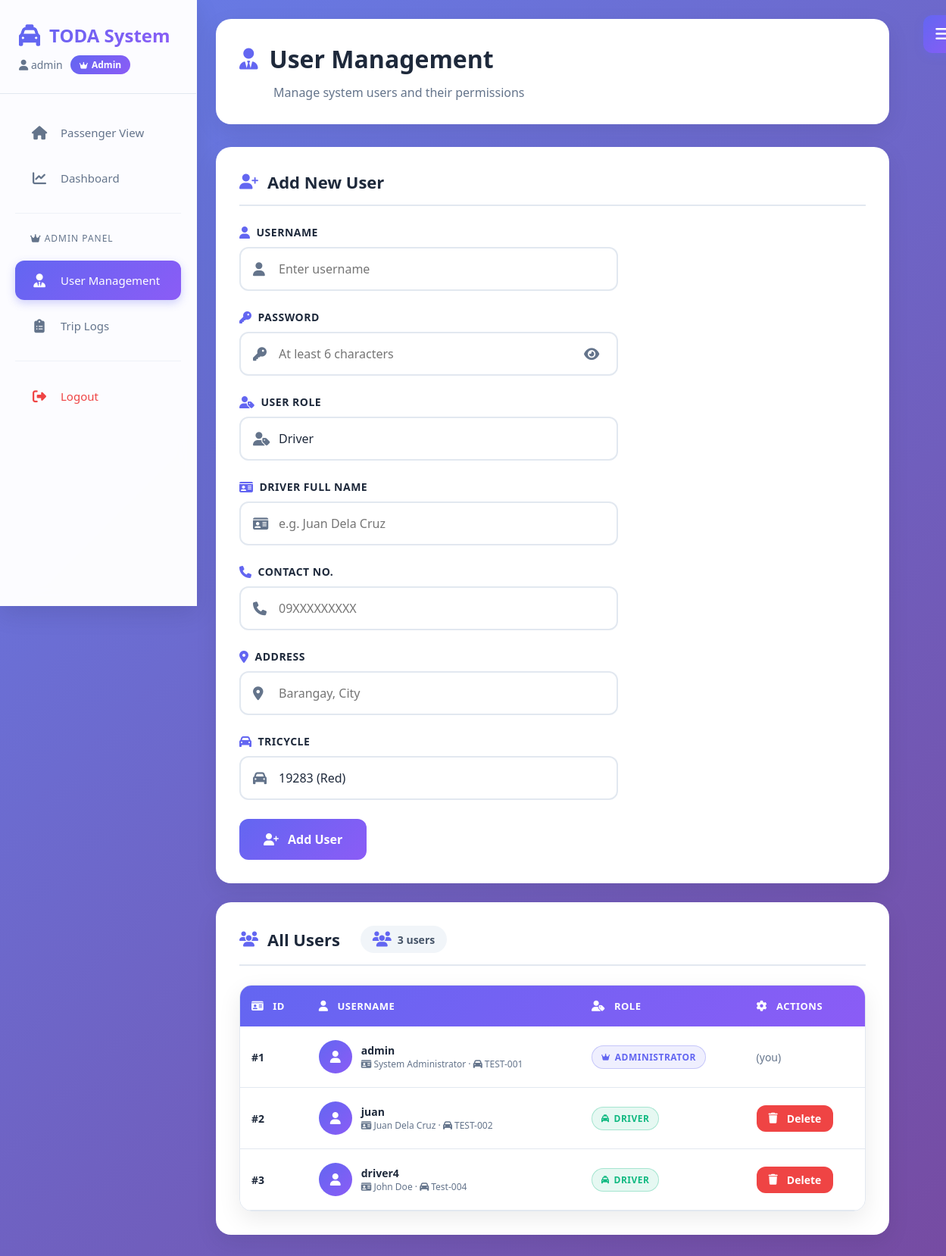
The page /user_management.php (signed in) on the database its author committed.
### tables this page shows
CREATE TABLE `users` (
  `userid` int(11) NOT NULL AUTO_INCREMENT,
  `username` varchar(50) NOT NULL,
  `password` varchar(255) NOT NULL,
  `userrole` enum('admin','driver') NOT NULL,
  PRIMARY KEY (`userid`),
  UNIQUE KEY `username` (`username`)
);

### config.php (called while the page is built, shortened)
<?php
$conn = mysqli_connect(DB_HOST, DB_USER, DB_PASS, DB_NAME);
mysqli_set_charset($conn, 'utf8');
function q($sql, $params = array()) {
    global $conn;
    $stmt = mysqli_prepare($conn, $sql);
    if (!mysqli_stmt_execute($stmt)) {
        return false;
    }
    $result = mysqli_stmt_get_result($stmt);
    return $result === false ? true : $result;
}
function h($str) {
    return htmlspecialchars((string)$str, ENT_QUOTES, 'UTF-8');
}
function isAdmin() {
    return isset($_SESSION['role']) && $_SESSION['role'] === 'admin';
}

### user_management.php (the view, shortened to what this page needs)
<?php
require_once 'config.php';
$users = q("
    SELECT u.userid, u.username, u.userrole, d.fullname, t.plate_no
    FROM users u
    LEFT JOIN driver d ON d.driverid = (SELECT MIN(d2.driverid) FROM driver d2 WHERE d2.userid = u.userid)
    LEFT JOIN tricycle t ON t.tricycleid = d.tricycleid
    ORDER BY u.userid ASC");
$userCount = ($users instanceof mysqli_result) ? mysqli_num_rows($users) : 0;
$tricycles = q("SELECT tricycleid, plate_no, color FROM tricycle ORDER BY plate_no");
$activePage = 'users';
?>
<!DOCTYPE html>
<html>
<head>
<link rel="stylesheet" href="https://cdnjs.cloudflare.com/ajax/libs/font-awesome/6.4.0/css/all.min.css">
<link rel="stylesheet" href="assets/style.css">
</head>
<body>
    <?php include 'includes/sidebar.php'; ?>
    <main class="main-content">
        <div class="content-header">
            <h2><i class="fas fa-user-tie"></i> User Management</h2>
            <p>Manage system users and their permissions</p>
        </div>
        <div class="card">
            <h3><i class="fas fa-user-plus"></i> Add New User</h3>
            <form method="post" style="max-width: 500px;">
                <div class="form-group">
                    <label for="username"><i class="fas fa-user"></i> Username</label>
                    <div class="field-wrapper">
                        <input type="text" name="username" id="username" required placeholder="Enter username">
                        <span class="input-icon"><i class="fas fa-user"></i></span>
                    </div>
                </div>
                <div class="form-group">
                    <label for="password"><i class="fas fa-key"></i> Password</label>
                    <div class="field-wrapper">
                        <input type="password" name="password" id="password" required minlength="6" placeholder="At least 6 characters">
                        <span class="input-icon"><i class="fas fa-key"></i></span>
                        <button type="button" class="toggle-password" data-tooltip="Show password"><i class="fas fa-eye"></i></button>
                    </div>
                </div>
                <div class="form-group">
                    <label for="role"><i class="fas fa-user-tag"></i> User Role</label>
                    <div class="field-wrapper">
                        <select name="role" id="role" required>
                            <option value="driver">Driver</option>
                        </select>
                        <span class="input-icon"><i class="fas fa-user-tag"></i></span>
                    </div>
                </div>
                <div id="driver-fields">
                    <div class="form-group">
                        <label for="fullname"><i class="fas fa-id-card"></i> Driver Full Name</label>
                        <div class="field-wrapper">
                            <input type="text" name="fullname" id="fullname" placeholder="e.g. Juan Dela Cruz">
                            <span class="input-icon"><i class="fas fa-id-card"></i></span>
                        </div>
                    </div>
                    <div class="form-group">
                        <label for="contactno"><i class="fas fa-phone"></i> Contact No.</label>
                        <div class="field-wrapper">
                            <input type="text" name="contactno" id="contactno" placeholder="09XXXXXXXXX">
                            <span class="input-icon"><i class="fas fa-phone"></i></span>
                        </div>
                    </div>
                    <div class="form-group">
                        <label for="address"><i class="fas fa-map-marker-alt"></i> Address</label>
                        <div class="field-wrapper">
                            <input type="text" name="address" id="address" placeholder="Barangay, City">
                            <span class="input-icon"><i class="fas fa-map-marker-alt"></i></span>
                        </div>
                    </div>
                    <div class="form-group">
                        <label for="tricycleid"><i class="fas fa-car"></i> Tricycle</label>
                        <div class="field-wrapper">
                            <select name="tricycleid" id="tricycleid">
                                <?php while ($tricycles && $t = mysqli_fetch_assoc($tricycles)): ?>
                                <option value="<?php echo (int)$t['tricycleid']; ?>"><?php echo h($t['plate_no'] . ($t['color'] ? ' (' . $t['color'] . ')' : '')); ?></option>
                                <?php endwhile; ?>
                            </select>
                            <span class="input-icon"><i class="fas fa-car"></i></span>
                        </div>
                    </div>
                </div>
                <button type="submit" name="add" class="btn">
                    <i class="fas fa-user-plus"></i>
                    <span>Add User</span>
                </button>
            </form>
        </div>
        <div class="card">
            <h3><i class="fas fa-users"></i> All Users <span class="count-pill"><i class="fas fa-users"></i> <?php echo $userCount; ?> users</span></h3>
            <div class="table-container">
                <table>
                    <thead>
                        <tr>
                            <th><i class="fas fa-id-card"></i> ID</th>
                            <th><i class="fas fa-user"></i> Username</th>
                            <th><i class="fas fa-user-tag"></i> Role</th>
                            <th><i class="fas fa-cog"></i> Actions</th>
                        </tr>
                    </thead>
                    <tbody>
                        <?php while ($users && $row = mysqli_fetch_assoc($users)): ?>
                        <tr>
                            <td><strong>#<?php echo (int)$row['userid']; ?></strong></td>
                            <td>
                                <div style="display: flex; align-items: center; gap: 12px;">
                                    <div style="width: 44px; height: 44px; background: linear-gradient(135deg, #6366f1, #8b5cf6); border-radius: 50%; display: flex; align-items: center; justify-content: center; color: white; font-weight: 600; font-size: 16px;">
                                        <i class="fas fa-user"></i>
                                    </div>
                                    <div>
                                        <div style="font-weight: 600; color: #1e293b;"><?php echo h($row['username']); ?></div>
                                        <div style="font-size: 12px; color: #64748b;">
                                            <?php if ($row['fullname']): ?>
                                                <i class="fas fa-id-card"></i> <?php echo h($row['fullname']); ?>
                                                <?php if ($row['plate_no']): ?> · <i class="fas fa-car"></i> <?php echo h($row['plate_no']); ?><?php endif; ?>
                                            <?php elseif ($row['userrole'] === 'driver'): ?>
                                                <i class="fas fa-exclamation-triangle"></i> No driver profile
                                            <?php else: ?>
                                                <i class="fas fa-crown"></i> System account
                                            <?php endif; ?>
                                        </div>
                                    </div>
                                </div>
                            </td>
                            <td>
                                <?php if ($row['userrole'] === 'admin'): ?>
                                <span class="badge badge-primary"><i class="fas fa-crown"></i> Administrator</span>
                                <?php else: ?>
                                <span class="badge badge-success"><i class="fas fa-taxi"></i> Driver</span>
                                <?php endif; ?>
                            </td>
                            <td>
                                <?php if ((int)$row['userid'] === (int)$_SESSION['user_id']): ?>
                                    <span style="color: #64748b; font-size: 14px;">(you)</span>
                                <?php else: ?>
                                <form method="post" style="display: inline;" onsubmit="return confirm('Delete user <?php echo h(addslashes($row['username'])); ?>? This also removes their driver profile and trip logs.');">
                                    <button type="submit" name="delete" value="<?php echo (int)$row['userid']; ?>" class="btn" style="background: #ef4444; padding: 8px 16px; font-size: 14px;">
                                        <i class="fas fa-trash"></i> Delete
                                    </button>
                                </form>
                                <?php endif; ?>
                            </td>
                        </tr>
                        <?php endwhile; ?>
                    </tbody>
                </table>
            </div>
        </div>
    </main>
</body>
</html>

### includes/sidebar.php (shortened to what this page needs)
<?php
$activePage = isset($activePage) ? $activePage : '';
?>
<nav class="sidebar">
    <div class="sidebar-header">
        <h1>
            <i class="fas fa-taxi"></i>
            <span>TODA System</span>
        </h1>
        <div class="user-info">
            <span><i class="fas fa-user"></i> <?php echo h($_SESSION['username']); ?></span>
            <span class="user-role">
                <i class="fas fa-<?php echo isAdmin() ? 'crown' : 'taxi'; ?>"></i>
                <?php echo h(ucfirst($_SESSION['role'])); ?>
            </span>
        </div>
    </div>
    <div class="sidebar-nav">
        <a href="index.php" class="nav-item">
            <i class="fas fa-home"></i>
            <span>Passenger View</span>
        </a>
        <a href="dashboard.php" class="nav-item <?php echo $activePage === 'dashboard' ? 'active' : ''; ?>">
            <i class="fas fa-chart-line"></i>
            <span>Dashboard</span>
        </a>
        <?php if (isAdmin()): ?>
            <div class="nav-divider"></div>
            <div style="padding: 0 20px; margin: 20px 0;">
                <span style="font-size: 12px; color: #64748b; text-transform: uppercase; letter-spacing: 1px;">
                    <i class="fas fa-crown"></i> Admin Panel
                </span>
            </div>
            <a href="user_management.php" class="nav-item <?php echo $activePage === 'users' ? 'active' : ''; ?>">
                <i class="fas fa-user-tie"></i>
                <span>User Management</span>
            </a>
            <a href="trip_logs.php" class="nav-item <?php echo $activePage === 'trips' ? 'active' : ''; ?>">
                <i class="fas fa-clipboard-list"></i>
                <span>Trip Logs</span>
            </a>
        <?php endif; ?>
        <div class="nav-divider"></div>
        <a href="logout.php" class="nav-item" style="color: #ef4444;">
            <i class="fas fa-sign-out-alt"></i>
            <span>Logout</span>
        </a>
    </div>
</nav>

### user_management.php (style rules this page uses)
.field-wrapper { position: relative; width: 100%; }
.field-wrapper input, .field-wrapper select { width: 100%; padding: 16px 20px 16px 50px; border: 2px solid #e2e8f0; border-radius: 12px; font-size: 16px; transition: all 0.3s ease; background: white; color: #1e293b; appearance: none; -webkit-appearance: none; }
.field-wrapper .input-icon { position: absolute; left: 18px; top: 50%; transform: translateY(-50%); color: #64748b; font-size: 18px; z-index: 1; pointer-events: none; }
.field-wrapper .toggle-password { position: absolute; right: 15px; top: 50%; transform: translateY(-50%); background: none; border: none; color: #64748b; cursor: pointer; font-size: 18px; width: 40px; height: 40px; display: flex; align-items: center; justify-content: center; border-radius: 8px; z-index: 1; }
.count-pill { background: #f1f5f9; color: #475569; padding: 8px 16px; border-radius: 20px; font-size: 14px; display: inline-flex; align-items: center; gap: 8px; margin-left: 15px; }

### rows shown on the page
users: userid "1", username "admin", fullname "System Administrator", plate_no "TEST-001", userrole "admin" (drawn), shows "(you)"
users: userid "2", username "juan", fullname "Juan Dela Cruz", plate_no "TEST-002", userrole "driver" (drawn)
users: userid "3", username "driver4", fullname "John Doe", plate_no "Test-004", userrole "driver" (drawn)

### other values the page prints
$_SESSION['username'] "admin"
$_SESSION['role'] "Admin"
$userCount "3"
form field tricycleid "19283 (Red)"
